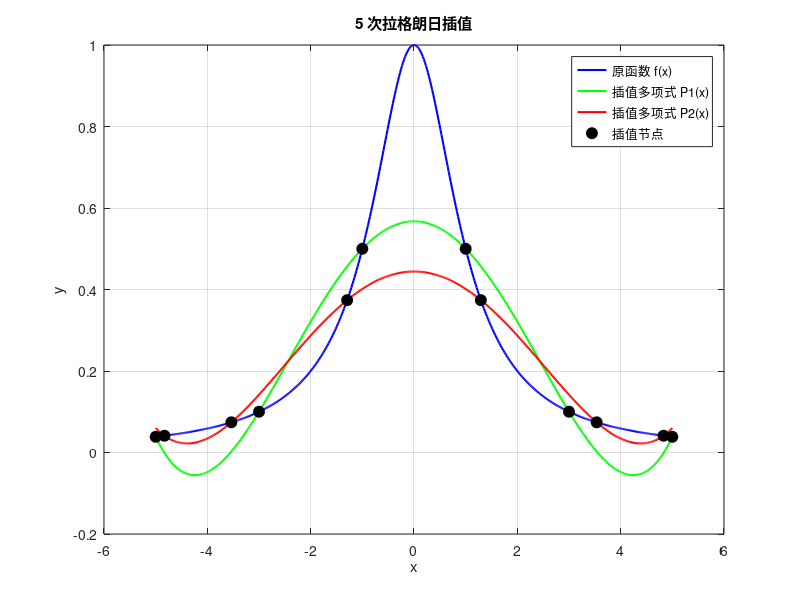

Here is the MATLAB script that generated this plot:
clear; close all;   % 清除工作区、命令窗口和图形
% clear; clc; close all;   % 清除工作区、命令窗口和图形

% 定义函数（匿名函数）
f = @(x) 1./(1+x.^2);

n = input('N=');

for i = 1:n+1
    % 计算第 i 个点的 x 坐标
    xnodes1(i) = 5 - 10 * (i-1)/(n);
    ynodes1(i) = f(xnodes1(i));
    xnodes2(i) = -5 * cos((2*i-1)/(2*n+2)*pi);
    ynodes2(i) = f(xnodes2(i));
end

p1 = @(x) 0;
p2 = @(x) 0;

for i = 1:n+1
    % 计算点 x_i 对应基函数
    p_t1 = @(x) 1;
    p_t2 = @(x) 1;
    for j = 1:n+1
        if j ~= i
            p_t1 = @(x) p_t1(x) .* ( x - xnodes1(j)) / ( xnodes1(i) - xnodes1(j) );
            p_t2 = @(x) p_t2(x) .* ( x - xnodes2(j)) / ( xnodes2(i) - xnodes2(j) );
        end
    end
    p1 = @(x) p1(x) + ynodes1(i) * p_t1(x) ;
    p2 = @(x) p2(x) + ynodes2(i) * p_t2(x) ;
end

serr1 = 0;
serr2 = 0;
for i = 1:101
    x_t = (i-1) / 10 - 5; 
    err1(i) = abs(f(x_t)-p1(x_t));
    err2(i) = abs(f(x_t)-p2(x_t));
    if err1(i) > serr1
        serr1 = err1(i);
    end
    if err2(i) > serr2
        serr2 = err2(i);
    end
end

fprintf("Max Error of grid (1) : %e\n", serr1);
fprintf("Max Error of grid (2) : %e\n", serr2);

x_plot = linspace(-5, 5, 500);
y_f = f(x_plot);
y_p1 = p1(x_plot);
y_p2 = p2(x_plot);

figure;
plot(x_plot, y_f, 'b-', 'LineWidth', 1.5); hold on;
plot(x_plot, y_p1, 'g-', 'LineWidth', 1.5);hold on;
plot(x_plot, y_p2, 'r-', 'LineWidth', 1.5);
plot(xnodes1, ynodes1, 'ko', 'MarkerSize', 8, 'MarkerFaceColor', 'k');
plot(xnodes2, ynodes2, 'ko', 'MarkerSize', 8, 'MarkerFaceColor', 'k');
xlabel('x'); ylabel('y');
legend('原函数 f(x)', '插值多项式 P1(x)','插值多项式 P2(x)', '插值节点');
title(sprintf('%d 次拉格朗日插值', n));
grid on;
